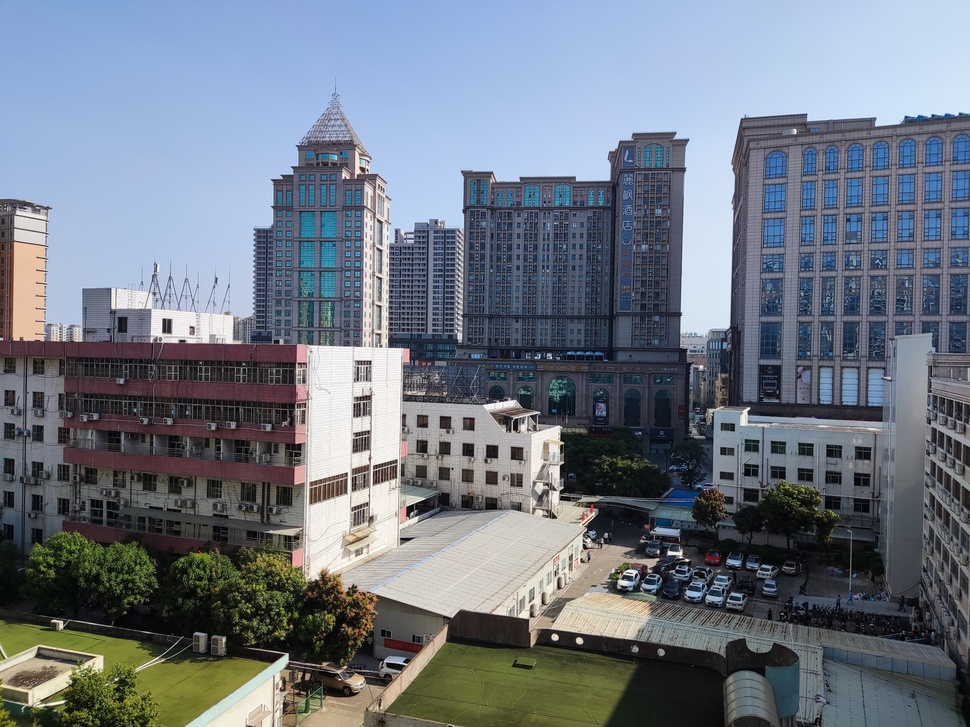
#> input picture images/A2.jpg, 970 x 727 px, shrunk from 4000 x 3000 before the run, found by its file name
$ jupyter execute --allow-errors StitchingImage.ipynb
#> lines starting #> are read from the running program, lines starting #| are printed output that depends on the picture
[cell 1]
import cv2
import numpy as np
import matplotlib.pyplot as plt
import imageio
import warnings
warnings.filterwarnings('ignore')

[cell 2]
feature_extraction_algo = 'brisk'

feature_to_match = 'bf'

[cell 3]
# Make sure that the train image is the image that will be transformed
qury='L:\MainProject\images\A1.jpg'
tra='L:\MainProject\images\A2.jpg'

train_photo = cv2.imread(tra)
#> train_photo is the input picture: shape (727, 970, 3); mean B, G, R 131.3, 120.1, 112
query_photo = cv2.imread(qury)
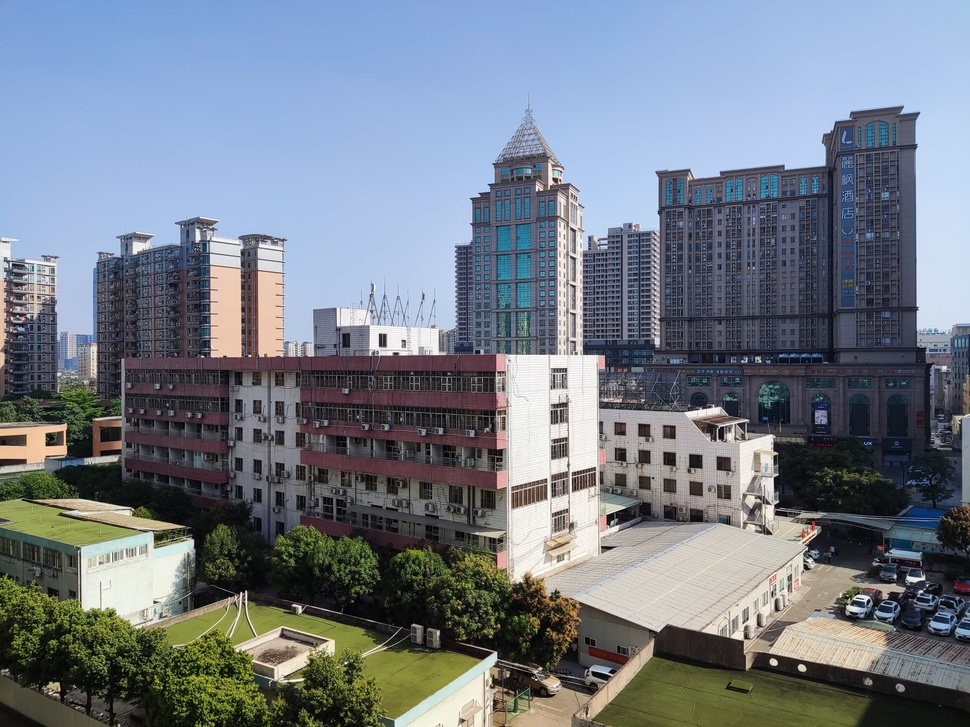
#> input picture images/A1.jpg, 970 x 727 px, shrunk from 4000 x 3000 before the run, found by its file name
#> query_photo is the input picture: shape (727, 970, 3); mean B, G, R 135.3, 124.7, 116.2

# OpenCV defines the color channel in the order BGR
# Hence converting to RGB for Matplotlib
train_photo = cv2.cvtColor(train_photo,cv2.COLOR_BGR2RGB)
# converting to grayscale
train_photo_gray = cv2.cvtColor(train_photo, cv2.COLOR_RGB2GRAY)
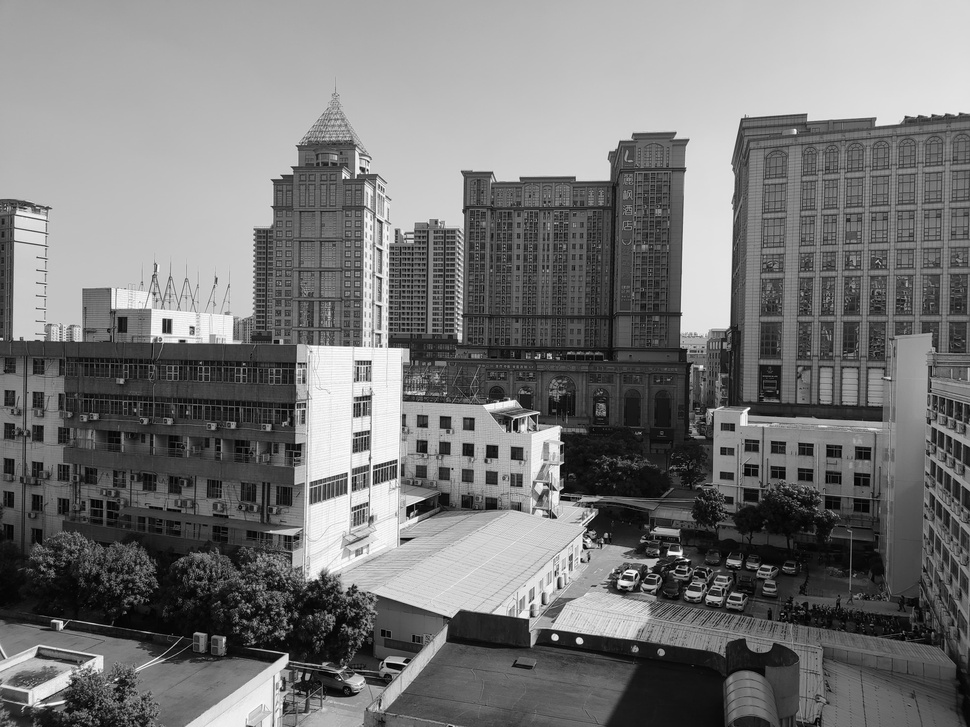
#> train_photo_gray: shape (727, 970); min 0, max 255, mean 119


# Do the same for the query image
query_photo = cv2.cvtColor(query_photo,cv2.COLOR_BGR2RGB)
query_photo_gray = cv2.cvtColor(query_photo, cv2.COLOR_RGB2GRAY)
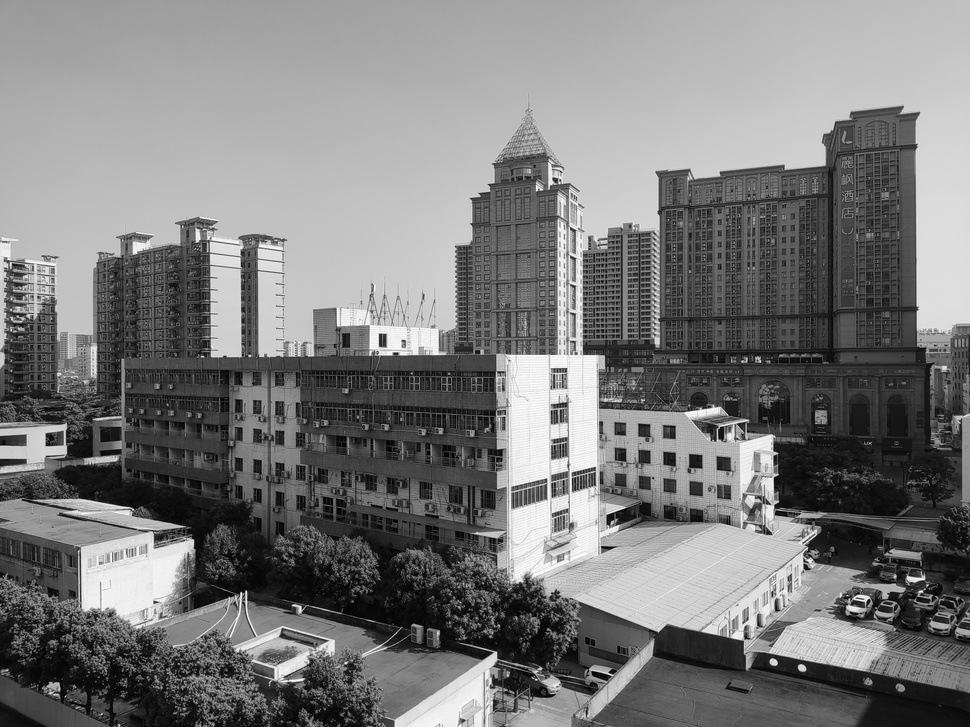
#> query_photo_gray: shape (727, 970); min 0, max 255, mean 123.4
#> `plt.savefig("./_"+'.jpeg', bbox_inches='tight', dpi=300, optimize=True..`:
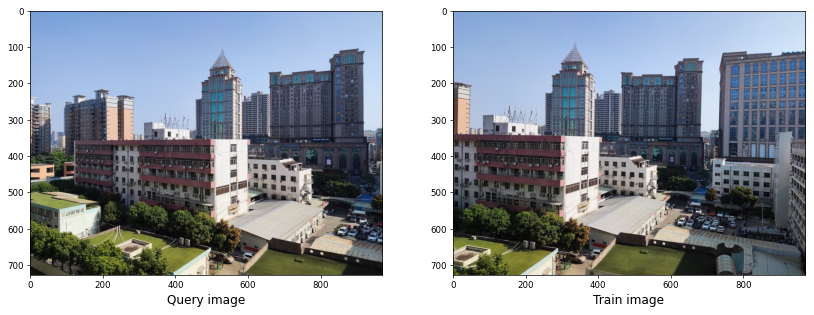
#> figure drawn by matplotlib, 2 panels

# Now view/plot the images
fig, (ax1, ax2) = plt.subplots(nrows=1, ncols=2, constrained_layout=False, figsize=(16,9))
ax1.imshow(query_photo, cmap="gray")
ax1.set_xlabel("Query image", fontsize=14)

ax2.imshow(train_photo, cmap="gray")
ax2.set_xlabel("Train image", fontsize=14)

#> (the rest of this cell did not finish here and is left out)

[cell 4]
def select_descriptor_methods(image, method=None):

#> called with method = 'brisk'
    assert method is not None, "Please define a feature descriptor method. accepted Values are: 'sift','brisk', 'orb'"

    if method == 'sift':
        descriptor = cv2.SIFT_create()
    elif method == 'brisk':
        descriptor = cv2.BRISK_create()
    elif method == 'orb':
        descriptor = cv2.ORB_create()

    (keypoints, features) = descriptor.detectAndCompute(image, None)
#> keypoints = 11627 keypoints; strongest (x, y, size): (246, 592, 12.3), (799, 665, 17.5), (774, 662, 24.4), (496, 652, 13.6)

    return (keypoints, features)

[cell 5]
keypoints_query_img, feature_query_img = select_descriptor_methods(query_photo_gray, method=feature_extraction_algo)
#> keypoints_query_img has the same summary as keypoints in select_descriptor_methods

[cell 6]
keypoints_train_img, feature_train_img = select_descriptor_methods(train_photo_gray, method=feature_extraction_algo)
#> in select_descriptor_methods (call 2), `(keypoints, features) = descriptor.detectAndCompute(image, None)`: keypoints = 10333 keypoints; strongest (x, y, size): (555, 637, 20.8), (554, 636, 26.9), (748, 408, 12.3), (346, 473, 12.6)
#> keypoints_train_img has the same summary as keypoints in select_descriptor_methods

[cell 7]
print("No of features of query img:",len(keypoints_query_img))
#| No of features of query img: 11627
print("No of features of train img:",len(keypoints_train_img))
#| No of features of train img: 10333
#> `plt.savefig("./output/" + feature_extraction_algo + "_features_img_"+'..`:
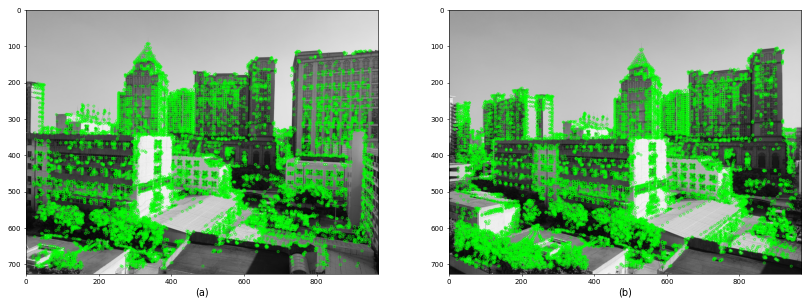
#> figure drawn by matplotlib, 2 panels

[cell 8]
# display the keypoints and features detected on both images
fig, (ax1,ax2) = plt.subplots(nrows=1, ncols=2, figsize=(20,8), constrained_layout=False)

ax1.imshow(cv2.drawKeypoints(train_photo_gray, keypoints_train_img, None, color=(0,255,0)))

ax1.set_xlabel("(a)", fontsize=14)

ax2.imshow(cv2.drawKeypoints(query_photo_gray,keypoints_query_img,None,color=(0,255,0)))
ax2.set_xlabel("(b)", fontsize=14)

#> (the rest of this cell did not finish here and is left out)

[cell 9]
def create_matching_object(method,crossCheck):
    "Create and return a Matcher Object"

    # For BF matcher, first we have to create the BFMatcher object using cv2.BFMatcher().
    # It takes two optional params.
    # normType - It specifies the distance measurement
    # crossCheck - which is false by default. If it is true, Matcher returns only those matches
    # with value (i,j) such that i-th descriptor in set A has j-th descriptor in set B as the best match
    # and vice-versa.
    if method == 'sift':
        bf = cv2.BFMatcher(cv2.NORM_L2, crossCheck=crossCheck)
    elif method == 'orb' or method == 'brisk':
        bf = cv2.BFMatcher(cv2.NORM_HAMMING, crossCheck=crossCheck)
    return bf

[cell 10]
def key_points_matching(features_train_img, features_query_img, method):
#> called with features_train_img = array of shape (10333, 64), features_query_img = array of shape (11627, 64), method = 'brisk'
    bf = create_matching_object(method, crossCheck=True)

    # Match descriptors.
    best_matches = bf.match(features_train_img,features_query_img)
#> best_matches = 4681 matches


    # Sort the features in order of distance.
    # The points with small distance (more similarity) are ordered first in the vector
    rawMatches = sorted(best_matches, key = lambda x:x.distance)
#> rawMatches = 4681 matches
    print("Raw matches with Brute force):", len(rawMatches))
#| Raw matches with Brute force): 4681
    return rawMatches

[cell 11]
def key_points_matching_KNN(features_train_img, features_query_img, ratio, method):
    bf = create_matching_object(method, crossCheck=False)
    # compute the raw matches and initialize the list of actual matches
    rawMatches = bf.knnMatch(features_train_img, features_query_img, k=2)
    print("Raw matches (knn):", len(rawMatches))
    matches = []

    # loop over the raw matches
    for m,n in rawMatches:
        # ensure the distance is within a certain ratio of each
        # other (i.e. Lowe's ratio test)
        if m.distance < n.distance * ratio:
            matches.append(m)
    return matches

[cell 12]
print("Drawing: {} matched features Lines".format(feature_to_match))

fig = plt.figure(figsize=(20,8))

if feature_to_match == 'bf':
    matches = key_points_matching(feature_train_img, feature_query_img, method=feature_extraction_algo)
#> matches = 4681 matches

    mapped_features_image = cv2.drawMatches(train_photo,keypoints_train_img,query_photo,keypoints_query_img,matches[:100],
                           None,flags=cv2.DrawMatchesFlags_NOT_DRAW_SINGLE_POINTS)
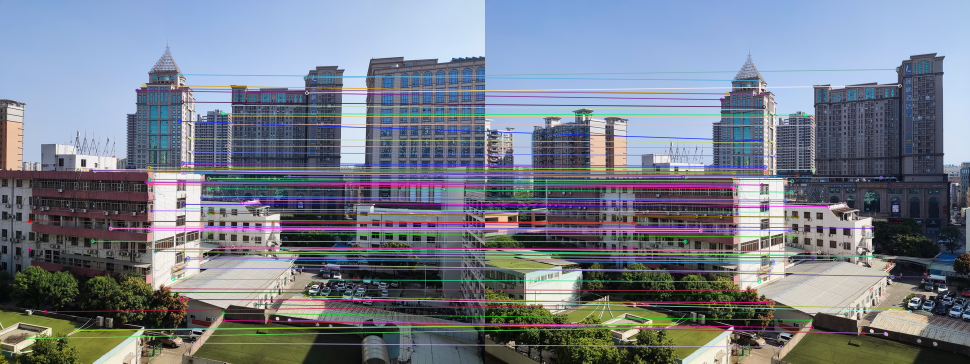
#> mapped_features_image: shape (727, 1940, 3) (shown at 1/2 size); mean R, G, B 117.7, 125, 137.2


# Now for cross checking draw the feature-mapping lines also with KNN
elif feature_to_match == 'knn':
    matches = key_points_matching_KNN(feature_train_img, feature_query_img, ratio=0.75, method=feature_extraction_algo)

    mapped_features_image_knn = cv2.drawMatches(train_photo, keypoints_train_img, query_photo, keypoints_query_img, np.random.choice(matches,100),
                           None,flags=cv2.DrawMatchesFlags_NOT_DRAW_SINGLE_POINTS)


plt.imshow(mapped_features_image)
plt.axis('off')
#> (the rest of this cell did not finish here and is left out)

[cell 13]
feature_to_match = 'knn'

print("Drawing: {} matched features Lines".format(feature_to_match))

fig = plt.figure(figsize=(20,8))

if feature_to_match == 'bf':
    matches = key_points_matching(feature_train_img, feature_query_img, method=feature_extraction_algo)

    mapped_features_image = cv2.drawMatches(train_photo,keypoints_train_img,query_photo,keypoints_query_img,matches[:100],
                           None,flags=cv2.DrawMatchesFlags_NOT_DRAW_SINGLE_POINTS)


# Now for cross checking draw the feature-mapping lines also with KNN
elif feature_to_match == 'knn':
    matches = key_points_matching_KNN(feature_train_img, feature_query_img, ratio=0.75, method=feature_extraction_algo)
#> in key_points_matching_KNN, `rawMatches = bf.knnMatch(features_train_img, features_query_img, k=2)`: rawMatches = 10333 matches
#| Raw matches (knn): 10333
#> after the loop in key_points_matching_KNN, `for m,n in rawMatches:`: matches = 3048 matches
#> matches = 3048 matches

    mapped_features_image_knn = cv2.drawMatches(train_photo, keypoints_train_img, query_photo, keypoints_query_img, np.random.choice(matches,100),
                           None,flags=cv2.DrawMatchesFlags_NOT_DRAW_SINGLE_POINTS)
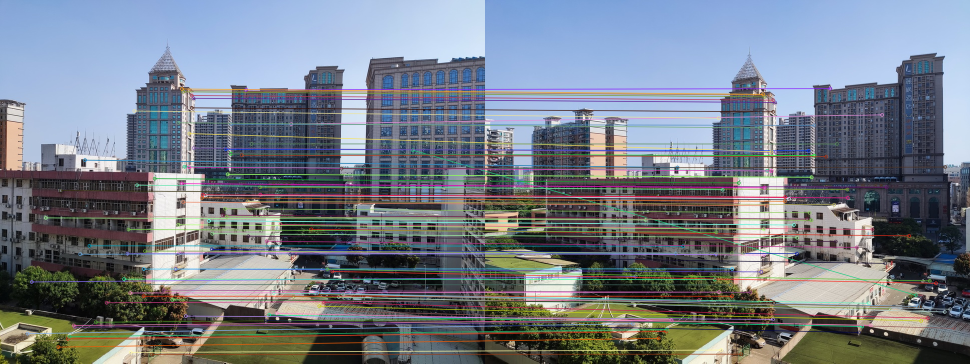
#> mapped_features_image_knn: shape (727, 1940, 3) (shown at 1/2 size); mean R, G, B 118.1, 125, 135.1


plt.imshow(mapped_features_image_knn)
plt.axis('off')
#> (the rest of this cell did not finish here and is left out)

[cell 14]
def homography_stitching(keypoints_train_img, keypoints_query_img, matches, reprojThresh):
    """ converting the keypoints to numpy arrays before passing them for calculating Homography Matrix.

    Because we are supposed to pass 2 arrays of coordinates to cv2.findHomography, as in I have these points in image-1, and I have points in image-2, so now what is the homography matrix to transform the points from image 1 to image 2
    """
#> called with reprojThresh = 4
    keypoints_train_img = np.float32([keypoint.pt for keypoint in keypoints_train_img])
#> keypoints_train_img = 10333 pairs, first value 15.93 to 953.6, second value 94.29 to 712.9
    keypoints_query_img = np.float32([keypoint.pt for keypoint in keypoints_query_img])
#> keypoints_query_img = 11627 pairs, first value 14.34 to 954, second value 106.4 to 712.5

    ''' For findHomography() - I need to have an assumption of a minimum of correspondence points that are present between the 2 images. Here, I am assuming that Minimum Match Count to be 4 '''
    if len(matches) > 4:
        # construct the two sets of points
        points_train = np.float32([keypoints_train_img[m.queryIdx] for m in matches])
#> points_train = 3048 pairs, first value 23.58 to 895.9, second value 94.93 to 711.8
        points_query = np.float32([keypoints_query_img[m.trainIdx] for m in matches])
#> points_query = 3048 pairs, first value 70.68 to 951.5, second value 106.4 to 711.9

        # Calculate the homography between the sets of points
        (H, status) = cv2.findHomography(points_train, points_query, cv2.RANSAC, reprojThresh)
#> H = [[0.656, 0.0142, 243.4], [-0.147, 0.855, 64.88], [-0.00035, -1.26e-05, 1]]; status = 3048 values, max 1 at index 0, min 0 at index 182, mean 0.953

        return (matches, H, status)
    else:
        return None

[cell 15]
M = homography_stitching(keypoints_train_img, keypoints_query_img, matches, reprojThresh=4)
#> M = 3 matches

if M is None:
    print("Error!")

(matches, Homography_Matrix, status) = M
#> Homography_Matrix has the same summary as H in homography_stitching

print(Homography_Matrix)
#| [[ 6.55955064e-01  1.41648388e-02  2.43383484e+02]
#|  [-1.46584090e-01  8.54872158e-01  6.48763089e+01]
#|  [-3.49607853e-04 -1.26091416e-05  1.00000000e+00]]

[cell 16]
# For the calculation of the width and height of the final horizontal panoramic images
# I can just add the widths of the individual images and for the height
# I can take the max from the 2 individual images.

width = query_photo.shape[1] + train_photo.shape[1]
#> width = 1940
print("width ", width)
#| width  1940
# 2922 - Which is exactly the sum value of the width of
# my train.jpg and query.jpg


height = max(query_photo.shape[0], train_photo.shape[0])
#> height = 727

# otherwise, apply a perspective warp to stitch the images together

# Now just plug that "Homography_Matrix"  into cv::warpedPerspective and I shall have a warped image1 into image2 frame

result = cv2.warpPerspective(train_photo, Homography_Matrix,  (width, height))
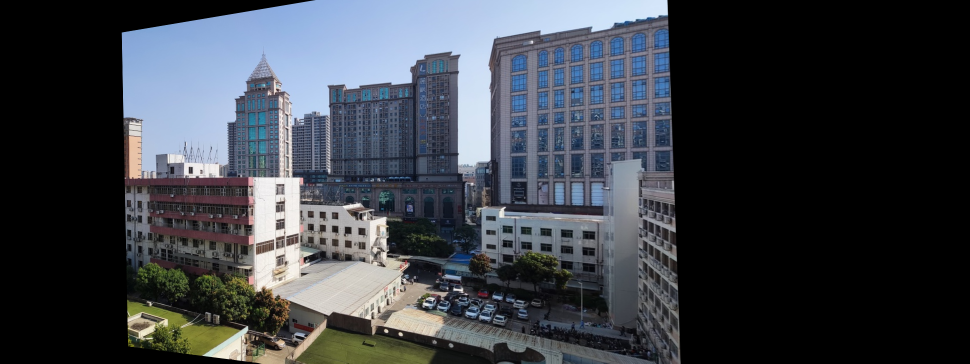
#> result: shape (727, 1940, 3) (shown at 1/2 size); mean R, G, B 59.3, 63.6, 70.2

# The warpPerspective() function returns an image or video whose size is the same as the size of the original image or video. Hence set the pixels as per my query_photo

result[0:query_photo.shape[0], 0:query_photo.shape[1]] = query_photo
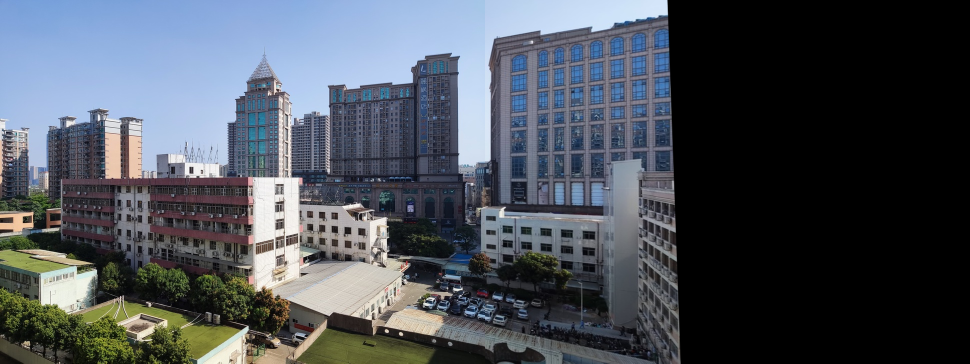
#> result: shape (727, 1940, 3) (shown at 1/2 size); mean R, G, B 75.4, 81.2, 89.5

plt.figure(figsize=(20,10))
plt.axis('off')
plt.imshow(result)

imageio.imwrite("./output/horizontal_panorama_img_"+'.jpeg', result)

plt.show()
